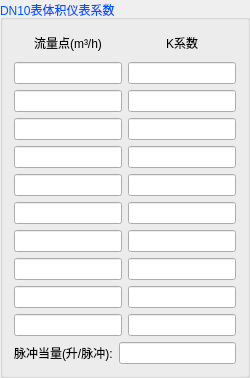
         <widget class="QGroupBox" name="gBox_DN10">
          <property name="palette">
           <palette>
            <active>
             <colorrole role="WindowText">
              <brush brushstyle="SolidPattern">
               <color alpha="255">
                <red>0</red>
                <green>85</green>
                <blue>255</blue>
               </color>
              </brush>
             </colorrole>
            </active>
            <inactive>
             <colorrole role="WindowText">
              <brush brushstyle="SolidPattern">
               <color alpha="255">
                <red>0</red>
                <green>85</green>
                <blue>255</blue>
               </color>
              </brush>
             </colorrole>
            </inactive>
            <disabled>
             <colorrole role="WindowText">
              <brush brushstyle="SolidPattern">
               <color alpha="255">
                <red>120</red>
                <green>120</green>
                <blue>120</blue>
               </color>
              </brush>
             </colorrole>
            </disabled>
           </palette>
          </property>
          <property name="title">
           <string>DN10表体积仪表系数</string>
          </property>
          <layout class="QVBoxLayout" name="verticalLayout_14">
           <item>
            <layout class="QHBoxLayout" name="horizontalLayout_8">
             <item>
              <layout class="QVBoxLayout" name="verticalLayout_15">
               <item>
                <widget class="QLabel" name="label_27">
                 <property name="sizePolicy">
                  <sizepolicy hsizetype="Preferred" vsizetype="Fixed">
                   <horstretch>0</horstretch>
                   <verstretch>0</verstretch>
                  </sizepolicy>
                 </property>
                 <property name="minimumSize">
                  <size>
                   <width>60</width>
                   <height>25</height>
                  </size>
                 </property>
                 <property name="palette">
                  <palette>
                   <active>
                    <colorrole role="WindowText">
                     <brush brushstyle="SolidPattern">
                      <color alpha="255">
                       <red>0</red>
                       <green>0</green>
                       <blue>0</blue>
                      </color>
                     </brush>
                    </colorrole>
                   </active>
                   <inactive>
                    <colorrole role="WindowText">
                     <brush brushstyle="SolidPattern">
                      <color alpha="255">
                       <red>0</red>
                       <green>0</green>
                       <blue>0</blue>
                      </color>
                     </brush>
                    </colorrole>
                   </inactive>
                   <disabled>
                    <colorrole role="WindowText">
                     <brush brushstyle="SolidPattern">
                      <color alpha="255">
                       <red>120</red>
                       <green>120</green>
                       <blue>120</blue>
                      </color>
                     </brush>
                    </colorrole>
                   </disabled>
                  </palette>
                 </property>
                 <property name="text">
                  <string>&lt;html&gt;&lt;head/&gt;&lt;body&gt;&lt;p align=&quot;center&quot;&gt;流量点(m³/h)&lt;/p&gt;&lt;/body&gt;&lt;/html&gt;</string>
                 </property>
                </widget>
               </item>
               <item>
                <widget class="QLineEdit" name="lineEdit_DN10_FLowPoint_1"/>
               </item>
               <item>
                <widget class="QLineEdit" name="lineEdit_DN10_FLowPoint_2"/>
               </item>
               <item>
                <widget class="QLineEdit" name="lineEdit_DN10_FLowPoint_3"/>
               </item>
               <item>
                <widget class="QLineEdit" name="lineEdit_DN10_FLowPoint_4"/>
               </item>
               <item>
                <widget class="QLineEdit" name="lineEdit_DN10_FLowPoint_5"/>
               </item>
               <item>
                <widget class="QLineEdit" name="lineEdit_DN10_FLowPoint_6"/>
               </item>
               <item>
                <widget class="QLineEdit" name="lineEdit_DN10_FLowPoint_7"/>
               </item>
               <item>
                <widget class="QLineEdit" name="lineEdit_DN10_FLowPoint_8"/>
               </item>
               <item>
                <widget class="QLineEdit" name="lineEdit_DN10_FLowPoint_9"/>
               </item>
               <item>
                <widget class="QLineEdit" name="lineEdit_DN10_FLowPoint_10"/>
               </item>
              </layout>
             </item>
             <item>
              <layout class="QVBoxLayout" name="verticalLayout_16">
               <item>
                <widget class="QLabel" name="label_28">
                 <property name="sizePolicy">
                  <sizepolicy hsizetype="Preferred" vsizetype="Fixed">
                   <horstretch>0</horstretch>
                   <verstretch>0</verstretch>
                  </sizepolicy>
                 </property>
                 <property name="minimumSize">
                  <size>
                   <width>50</width>
                   <height>25</height>
                  </size>
                 </property>
                 <property name="palette">
                  <palette>
                   <active>
                    <colorrole role="WindowText">
                     <brush brushstyle="SolidPattern">
                      <color alpha="255">
                       <red>0</red>
                       <green>0</green>
                       <blue>0</blue>
                      </color>
                     </brush>
                    </colorrole>
                   </active>
                   <inactive>
                    <colorrole role="WindowText">
                     <brush brushstyle="SolidPattern">
                      <color alpha="255">
                       <red>0</red>
                       <green>0</green>
                       <blue>0</blue>
                      </color>
                     </brush>
                    </colorrole>
                   </inactive>
                   <disabled>
                    <colorrole role="WindowText">
                     <brush brushstyle="SolidPattern">
                      <color alpha="255">
                       <red>120</red>
                       <green>120</green>
                       <blue>120</blue>
                      </color>
                     </brush>
                    </colorrole>
                   </disabled>
                  </palette>
                 </property>
                 <property name="text">
                  <string>&lt;html&gt;&lt;head/&gt;&lt;body&gt;&lt;p align=&quot;center&quot;&gt;K系数&lt;/p&gt;&lt;/body&gt;&lt;/html&gt;</string>
                 </property>
                </widget>
               </item>
               <item>
                <widget class="QLineEdit" name="lineEdit_DN10_KCoe_1"/>
               </item>
               <item>
                <widget class="QLineEdit" name="lineEdit_DN10_KCoe_2"/>
               </item>
               <item>
                <widget class="QLineEdit" name="lineEdit_DN10_KCoe_3"/>
               </item>
               <item>
                <widget class="QLineEdit" name="lineEdit_DN10_KCoe_4"/>
               </item>
               <item>
                <widget class="QLineEdit" name="lineEdit_DN10_KCoe_5"/>
               </item>
               <item>
                <widget class="QLineEdit" name="lineEdit_DN10_KCoe_6"/>
               </item>
               <item>
                <widget class="QLineEdit" name="lineEdit_DN10_KCoe_7"/>
               </item>
               <item>
                <widget class="QLineEdit" name="lineEdit_DN10_KCoe_8"/>
               </item>
               <item>
                <widget class="QLineEdit" name="lineEdit_DN10_KCoe_9"/>
               </item>
               <item>
                <widget class="QLineEdit" name="lineEdit_DN10_KCoe_10"/>
               </item>
              </layout>
             </item>
            </layout>
           </item>
           <item>
            <layout class="QHBoxLayout" name="horizontalLayout_9">
             <item>
              <widget class="QLabel" name="label_29">
               <property name="palette">
                <palette>
                 <active>
                  <colorrole role="WindowText">
                   <brush brushstyle="SolidPattern">
                    <color alpha="255">
                     <red>0</red>
                     <green>0</green>
                     <blue>0</blue>
                    </color>
                   </brush>
                  </colorrole>
                 </active>
                 <inactive>
                  <colorrole role="WindowText">
                   <brush brushstyle="SolidPattern">
                    <color alpha="255">
                     <red>0</red>
                     <green>0</green>
                     <blue>0</blue>
                    </color>
                   </brush>
                  </colorrole>
                 </inactive>
                 <disabled>
                  <colorrole role="WindowText">
                   <brush brushstyle="SolidPattern">
                    <color alpha="255">
                     <red>120</red>
                     <green>120</green>
                     <blue>120</blue>
                    </color>
                   </brush>
                  </colorrole>
                 </disabled>
                </palette>
               </property>
               <property name="text">
                <string>脉冲当量(升/脉冲):</string>
               </property>
              </widget>
             </item>
             <item>
              <widget class="QLineEdit" name="lineEdit_DN10_Pulse"/>
             </item>
            </layout>
           </item>
          </layout>
         </widget>
